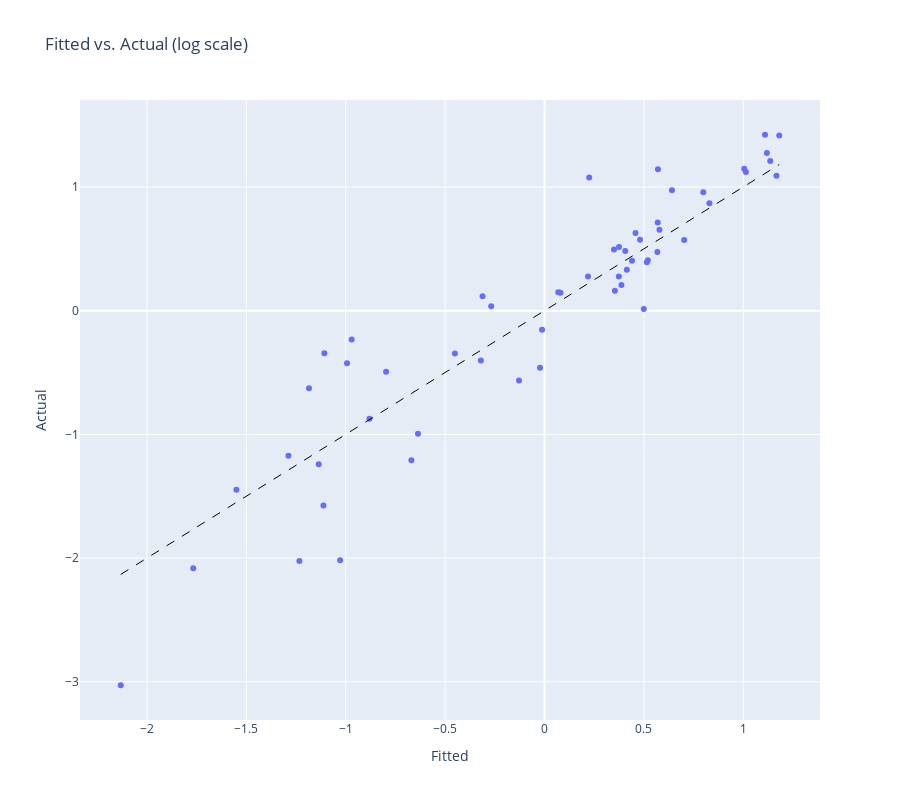

The code cell stored with this chart in its notebook:
### Code cell
rky.icrfs.FitPlot()

### Figure 1 — Plotly figure (JSON) as saved in the notebook; plotly's stock layout.template omitted (floating-point values rounded to 4 significant figures; data arrays with more than 128 entries replaced by an {"elided": "..."} marker saying what was removed)
{"data": [{"customdata": {"elided": "55x5 float values"}, "hovertemplate": "Fitted=%{x}<br>Actual=%{y}<br>Accident Period=%{customdata[0]}<br>Development Period=%{customdata[1]}<br>Calendar Period=%{customdata[2]}<br>Hetero Adjustment=%{customdata[3]}<br>yhat=%{customdata[4]}<extra></extra>", "legendgroup": "", "marker": {"color": "#636efa", "symbol": "circle"}, "mode": "markers", "name": "", "orientation": "v", "showlegend": false, "type": "scatter", "x": [0.5708, 1.013, 0.8297, 0.7988, 1.109, 1.119, 1.181, 1.005, 1.136, 1.167, 0.08056, 0.4142, 0.3497, 0.4579, 0.4993, 0.5197, 0.374, 0.7028, 0.5679, -0.01236, 0.4403, 0.515, 0.3541, 0.4064, 0.2189, 0.5784, 0.6413, -0.02249, 0.5694, 0.375, 0.2249, 0.06932, 0.387, 0.4806, -0.4509, -0.1282, -0.3117, -0.6697, -0.3201, -0.2682, -0.9702, -0.6365, -1.028, -0.8808, -0.797, -1.233, -1.107, -0.9936, -1.112, -1.767, -1.136, -1.288, -1.55, -1.185, -2.132], "xaxis": "x", "y": [1.142, 1.121, 0.8694, 0.957, 1.422, 1.275, 1.415, 1.148, 1.21, 1.091, 0.1451, 0.3311, 0.4948, 0.6271, 0.0127, 0.4074, 0.276, 0.5708, 0.4748, -0.1536, 0.4029, 0.3921, 0.1607, 0.4819, 0.2758, 0.6541, 0.973, -0.4605, 0.7128, 0.5141, 1.077, 0.1494, 0.2085, 0.5728, -0.3454, -0.5655, 0.1172, -1.21, -0.4024, 0.0366, -0.2335, -0.9954, -2.019, -0.8744, -0.4943, -2.024, -0.3442, -0.4256, -1.574, -2.082, -1.241, -1.172, -1.448, -0.6277, -3.028], "yaxis": "y"}], "layout": {"height": 800, "legend": {"tracegroupgap": 0}, "shapes": [{"line": {"color": "black", "dash": "dash", "width": 1}, "type": "line", "x0": -2.132, "x1": 1.181, "y0": -2.132, "y1": 1.181}], "title": {"text": "Fitted vs. Actual (log scale)"}, "xaxis": {"anchor": "y", "domain": [0, 1], "title": {"text": "Fitted"}}, "yaxis": {"anchor": "x", "domain": [0, 1], "title": {"text": "Actual"}}}}
